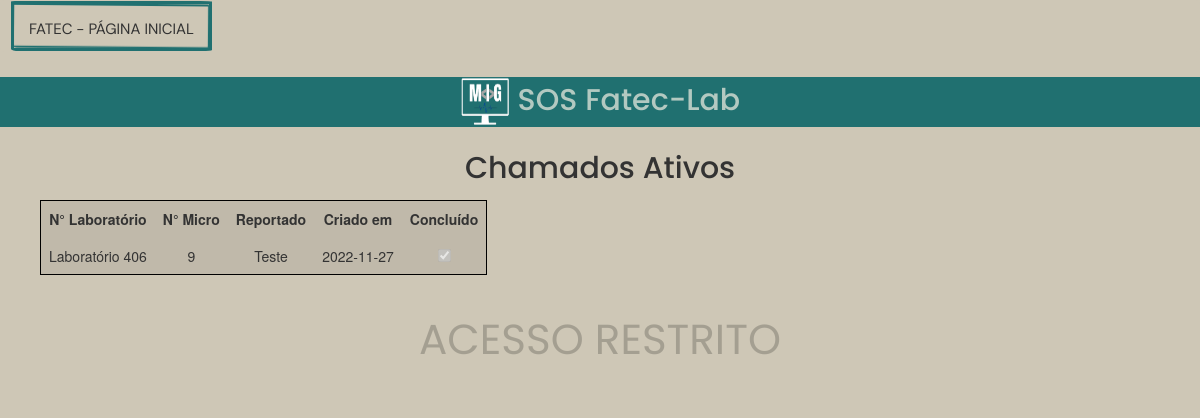
/all/, run on an earlier commit of the app's database.
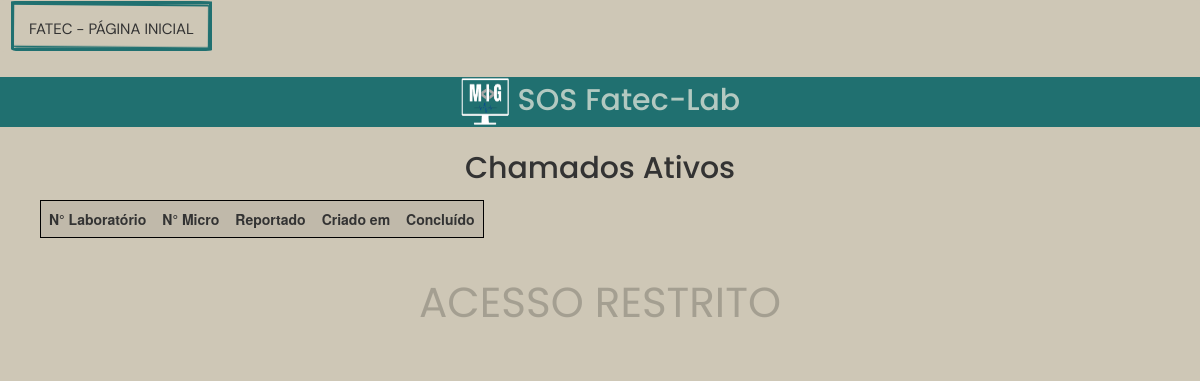
And on a later commit of the database.
### tables this page shows
CREATE TABLE chamados(
  id INTEGER PRIMARY KEY AUTOINCREMENT,
  micro INTEGER NOT NULL,
  laboratorio TEXT NOT NULL,
  problema TEXT NOT NULL,
  done BOOL,
  created_at DATE
);

### app.py (the view)
@app.route('/all/',methods=['GET','POST'])
def all():
  cur,conn = openDB()
  cur.execute("SELECT id,laboratorio,micro,problema,done,created_at FROM chamados")
  lab = cur.fetchall()
  if request.method == 'POST':
    status = request.form['lab_done']
    cur.execute('''UPDATE chamados SET done = True where id=(?);''',(status,))
    conn.commit()
    return redirect(url_for('all'))
  conn.close()
  return render_template('all.html',chamado=lab)

### app.py (called while the page is built)
def openDB():
  connection = sqlite3.connect('database.db')
  cur = connection.cursor()
  return cur,connection

### templates/all.html (shortened to what this page needs)
{% extends "style.html" %} {% block head %} {{ super() }}
<link
  rel="stylesheet"
  href="//cdn.datatables.net/1.13.1/css/jquery.dataTables.min.css"
/>
<div id="tabela">
  <div>
    <form  method="post" style="background-color: transparent;">
    <table id="tabelas">
      <h1 style="text-align: center; margin-bottom: 15px">Chamados Ativos</h1>
      <thead>
        <tr>
          <th>N° Laboratório</th>
          <th>N° Micro</th>
          <th>Reportado</th>
          <th>Criado em</th>
          <th>Concluído</th>
        </tr>
      </thead>
      {% for i in range(0, (chamado|length) ,1) %}
      <tr>
        <td>{{ chamado[i][1]}}</td>
        <td>{{ chamado[i][2]}}</td>
        <td>{{ chamado[i][3]}}</td>
        <td>{{chamado[i][5]}}</td>
        {% if (chamado[i][4] == 1) %}
        <td>
          <input
            type="checkbox"
            value=""
            checked
            disabled
          />
        </td>
        {% endif %}
      </tr>
      {%endfor%}
    </table>
  </div>
</div>
<div id="restricao">
  <p>ACESSO RESTRITO</p>
  {% endblock %}

### templates/style.html (shortened to what this page needs)
<!DOCTYPE html>
<html lang="pt-br">
  <head>
    <link rel="stylesheet" href="https://maxcdn.bootstrapcdn.com/bootstrap/3.4.1/css/bootstrap.min.css">
    <link rel="stylesheet" href="//cdn.datatables.net/1.13.1/css/jquery.dataTables.min.css">
    <link rel="stylesheet" href="/static/style.css" />
    <link
    rel="stylesheet"
    href="https://unpkg.com/swiper@8/swiper-bundle.min.css"
   />
  </head>
  <body>
    {% block head %}
    <div id="app">
        <nav class="navbar navbar-light bg-light">
          <a   id="nav-fatec" href="/" class="navbar-brand">
          FATEC - Página Inicial
        </a>
        </nav>
      <h1 class="text-center jumbotron-small"><img id=logo src="{{url_for('static', filename='mig-bg.png' )}}" width="50" height="50" class="d-inline-block align-top" alt=""> SOS Fatec-Lab</h1>
      {% endblock %}
  </body>
</html>

### static/style.css (style rules this page uses)
* { box-sizing: border-box; margin: 0; padding: 0; max-width: 100vw; max-height: 100vh; background-color: #cec7b6; }
:root { --base-color-gray:(#cec7b6); --base-color-text:(#190a12); --brown-color:(#5a5239); --base-color-hover:(#b3c9c1); --base-color-gray-alt:(#eee9c7); --title-font-size:3rem; --subtitle-font-size: 1.5rem; --title-font: 'Poppins', sans-serif; --body-font: 'DM Sans', sans-serif; }
h1,h2,h3 { color: var(--base-color-text); font-family: var(--title-font); }
h1,h2 { font-size: var(--title-font-size); }
p,a { font-size: var(--subtitle-font-size); font-family: var(--title-font); color: var(--base-color-text); }
h1 { margin: 25px auto; text-align: center; }
#logo { display: inline; background-color: rgb(32, 112, 112); }
#nav-fatec { margin-left: 10px; display: inline-block; border: 3px solid rgb(32, 112, 112); font-size: 1.5rem; border-radius: 2% 6% 5% 4% / 1% 1% 2% 4%; text-transform: uppercase; background: transparent; position: relative; }
#nav-fatec::before { content: ''; border: 2px solid rgb(32, 112, 112); display: block; width: 100%; height: 100%; position: absolute; top: 50%; left: 50%; transform: translate3d(-50%, -50%, 0) scale(1.015) rotate(0.5deg); border-radius: 1% 1% 2% 4% / 2% 6% 5% 4%; }
.jumbotron-small { background-color:rgb(32, 112, 112) ; color: #b3c9c1; }
a { text-decoration: none; font-family: var(--body-font); }
table, th, td { border: 1px solid black; }
form { background-color:rgb(32, 112, 112); }
div#tabela { margin-bottom: 15px; padding: 0 40px; }
#tabelas th { border:none; text-align: center; padding: 8px; background-color: #34343618; }
#restricao { background: transparent; bottom: 0; width: 100%; height: 100px; text-align: center; line-height: 100px }
#restricao p { background-color: transparent; z-index:9999; text-align: center; color: #00000033; font-size: 300%; font-family: var(--title-font) }

What changed in the data, as far as the page shows it:
removed chamados: laboratorio "Laboratório 406", micro "9", problema "Teste", created_at "2022-11-27"
